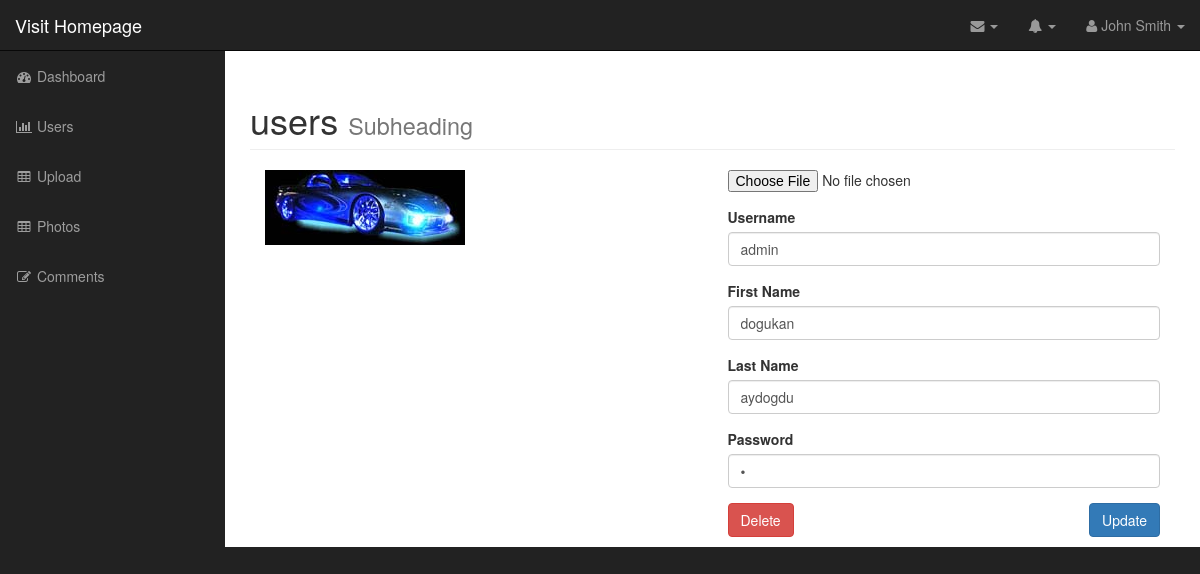
/admin/edit_user.php?id=1 (signed in), run on the app's committed database.
### tables this page shows
CREATE TABLE `users` (
  `id` int(11) NOT NULL,
  `username` varchar(255) NOT NULL,
  `password` varchar(11) NOT NULL,
  `first_name` varchar(255) NOT NULL,
  `last_name` varchar(255) NOT NULL,
  `user_image` varchar(255) NOT NULL
);

### admin/includes/database.php (called while the page is built, shortened)
<?php
class Database{
    public $connection;
    public function open_db_connection()
    {
        $this->connection = new mysqli(DB_HOST,DB_USER,DB_PASSWORD,DB_NAME);
    }
    public function query($sql)
    {
        $result = $this->connection->query($sql);
        return $result;
    }
}
$database = new Database();
?>

### admin/includes/db_object.php (called while the page is built, shortened)
<?php
class Db_object
{
    protected static $db_table = "users";
    public static function find_by_id($id)
    {
        $the_result_array = static::find_by_query("SELECT * FROM " . static::$db_table . " WHERE id = $id LIMIT 1");
        return !empty($the_result_array) ? array_shift($the_result_array) : false;
    }
    public static function find_by_query($sql)
    {
        global $database;
        $result_set = $database->query($sql);
        $the_object_array = array();
        while ($row = mysqli_fetch_array($result_set)) {
            $the_object_array[] = static::instantation($row);
        }
        return $the_object_array;
    }
    public static function instantation($the_record)
    {
        $the_object = new $calling_class;
        foreach ($the_record as $the_attribute => $value) {
            if ($the_object->has_the_attribute($the_attribute)) {
                $the_object->$the_attribute = $value;
            }
        }
        return $the_object;
    }
    private function has_the_attribute($the_attribute)
    {
        $object_properties = get_object_vars($this);
        return array_key_exists($the_attribute, $object_properties);
    }
}

### admin/includes/User.php (called while the page is built, shortened)
<?php
class User extends Db_object
{
    public $user_image;
    public $upload_directory = "images";
    public $image_placeholder = "http://placehold.it/400x400&text=image";
    public function image_path_and_placeholder(){
        return empty($this->user_image) ? $this->image_placeholder : $this->upload_directory . DS . $this->user_image;
    }
}
?>

### admin/edit_user.php (the view, shortened to what this page needs)
<?php include("includes/header.php"); ?>
<?php
    $user = User::find_by_id($_GET['id']);
?>
    <nav class="navbar navbar-inverse navbar-fixed-top" role="navigation">
        <?php include("includes/top_nav.php"); ?>
        <?php include("includes/side_nav.php") ?>
    </nav>
    <div id="page-wrapper">
        <div class="container-fluid">
            <div class="row">
                <div class="col-lg-12">
                    <h1 class="page-header">
                        users
                        <small>Subheading</small>
                    </h1>
                    <div class="col-md-6">
                        <img class="img-responsive"  src="<?php echo $user->image_path_and_placeholder(); ?>" alt="">
                    </div>
                    <form action="" method="post" enctype="multipart/form-data">
                    <div class="col-md-6">
                        <div class="form-group">
                            <input type="file" name="user_image">
                        </div>
                        <div class="form-group">
                            <label for="username">Username</label>
                            <input type="text" name="username" class="form-control" value="<?php echo $user->username; ?>">
                        </div>
                        <div class="form-group">
                            <label for="first_name">First Name</label>
                            <input type="text" name="first_name" class="form-control" value="<?php echo $user->first_name; ?>" >
                        </div>
                        <div class="form-group">
                            <label for="last_name">Last Name</label>
                            <input type="text" name="last_name" class="form-control" value="<?php echo $user->last_name; ?>" >
                        </div>
                        <div class="form-group">
                            <label for="password">Password</label>
                            <input type="password" name="password" class="form-control" value="<?php echo $user->id; ?>" >
                        </div>
                        <div class="form-group">
                            <a class="btn btn-danger pull-left" href="delete_user.php?id=<?php echo $user->id; ?>">Delete</a>
                            <input type="submit" name="update" class="btn btn-primary pull-right" value="Update" >
                        </div>
                    </div>
                    </form>
                </div>
            </div>
        </div>
    </div>
<?php include("includes/footer.php"); ?>

### admin/css/sb-admin.css (style rules this page uses)
body { margin-top: 100px; background-color: #222; }
@media (min-width:768px) { body { margin-top: 50px; } }
#page-wrapper { width: 100%; padding: 0; background-color: #fff; }
@media (min-width:768px) { #page-wrapper { padding: 10px; } }

### data on the page
users: user_image (picture), username "admin", first_name "dogukan", last_name "aydogdu"
